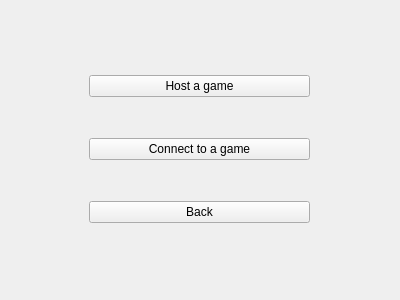
<?xml version="1.0" encoding="UTF-8"?>
<ui version="4.0">
 <class>Form</class>
 <widget class="QWidget" name="Form">
  <property name="geometry">
   <rect>
    <x>0</x>
    <y>0</y>
    <width>400</width>
    <height>300</height>
   </rect>
  </property>
  <property name="windowTitle">
   <string>Form</string>
  </property>
  <widget class="QWidget" name="verticalLayoutWidget">
   <property name="geometry">
    <rect>
     <x>89</x>
     <y>40</y>
     <width>221</width>
     <height>221</height>
    </rect>
   </property>
   <layout class="QVBoxLayout" name="verticalLayout">
    <item>
     <widget class="QPushButton" name="HostBtn">
      <property name="text">
       <string>Host a game</string>
      </property>
     </widget>
    </item>
    <item>
     <widget class="QPushButton" name="ConnectBtn">
      <property name="text">
       <string>Connect to a game</string>
      </property>
     </widget>
    </item>
    <item>
     <widget class="QPushButton" name="MultiplayerPageBackBtn">
      <property name="text">
       <string>Back</string>
      </property>
     </widget>
    </item>
   </layout>
  </widget>
 </widget>
 <resources/>
 <connections/>
</ui>
